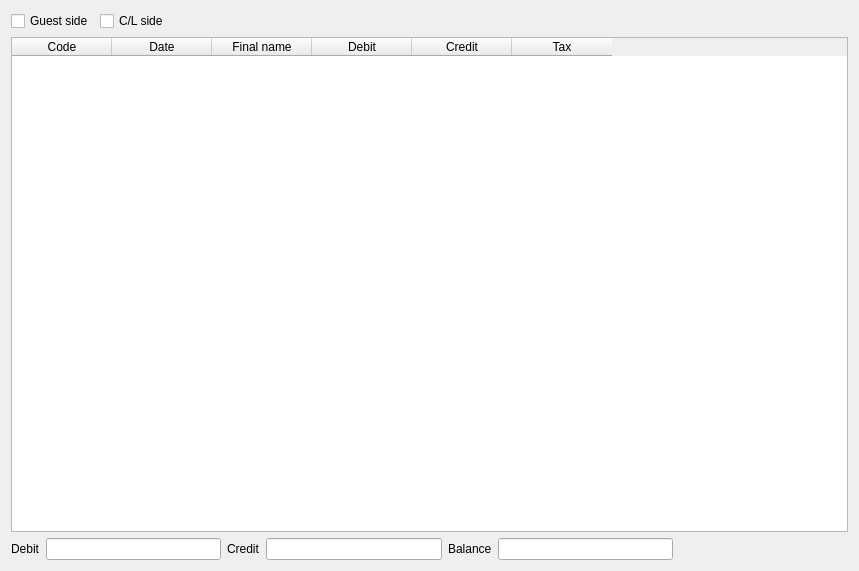
<?xml version="1.0" encoding="UTF-8"?>
<ui version="4.0">
 <class>WQuickCheckoutBalance</class>
 <widget class="QDialog" name="WQuickCheckoutBalance">
  <property name="geometry">
   <rect>
    <x>0</x>
    <y>0</y>
    <width>859</width>
    <height>571</height>
   </rect>
  </property>
  <property name="windowTitle">
   <string>Balance</string>
  </property>
  <layout class="QVBoxLayout" name="verticalLayout">
   <item>
    <widget class="QWidget" name="widget" native="true">
     <layout class="QHBoxLayout" name="horizontalLayout">
      <property name="leftMargin">
       <number>0</number>
      </property>
      <property name="topMargin">
       <number>0</number>
      </property>
      <property name="rightMargin">
       <number>0</number>
      </property>
      <property name="bottomMargin">
       <number>0</number>
      </property>
      <item>
       <widget class="QCheckBox" name="checkBox">
        <property name="text">
         <string>Guest side</string>
        </property>
       </widget>
      </item>
      <item>
       <widget class="QCheckBox" name="checkBox_2">
        <property name="text">
         <string>C/L side</string>
        </property>
       </widget>
      </item>
      <item>
       <spacer name="horizontalSpacer">
        <property name="orientation">
         <enum>Qt::Horizontal</enum>
        </property>
        <property name="sizeHint" stdset="0">
         <size>
          <width>692</width>
          <height>20</height>
         </size>
        </property>
       </spacer>
      </item>
     </layout>
    </widget>
   </item>
   <item>
    <widget class="EQTableWidget" name="tableWidget">
     <property name="selectionMode">
      <enum>QAbstractItemView::SingleSelection</enum>
     </property>
     <property name="selectionBehavior">
      <enum>QAbstractItemView::SelectRows</enum>
     </property>
     <property name="wordWrap">
      <bool>false</bool>
     </property>
     <column>
      <property name="text">
       <string>Code</string>
      </property>
     </column>
     <column>
      <property name="text">
       <string>Date</string>
      </property>
     </column>
     <column>
      <property name="text">
       <string>Final name</string>
      </property>
     </column>
     <column>
      <property name="text">
       <string>Debit</string>
      </property>
     </column>
     <column>
      <property name="text">
       <string>Credit</string>
      </property>
     </column>
     <column>
      <property name="text">
       <string>Tax</string>
      </property>
     </column>
    </widget>
   </item>
   <item>
    <widget class="QWidget" name="widget_2" native="true">
     <layout class="QHBoxLayout" name="horizontalLayout_2">
      <property name="leftMargin">
       <number>0</number>
      </property>
      <property name="topMargin">
       <number>0</number>
      </property>
      <property name="rightMargin">
       <number>0</number>
      </property>
      <property name="bottomMargin">
       <number>0</number>
      </property>
      <item>
       <widget class="QLabel" name="label">
        <property name="text">
         <string>Debit</string>
        </property>
       </widget>
      </item>
      <item>
       <widget class="QLineEdit" name="lineEdit"/>
      </item>
      <item>
       <widget class="QLabel" name="label_2">
        <property name="text">
         <string>Credit</string>
        </property>
       </widget>
      </item>
      <item>
       <widget class="QLineEdit" name="lineEdit_2"/>
      </item>
      <item>
       <widget class="QLabel" name="label_3">
        <property name="text">
         <string>Balance</string>
        </property>
       </widget>
      </item>
      <item>
       <widget class="QLineEdit" name="lineEdit_3"/>
      </item>
      <item>
       <spacer name="horizontalSpacer_2">
        <property name="orientation">
         <enum>Qt::Horizontal</enum>
        </property>
        <property name="sizeHint" stdset="0">
         <size>
          <width>175</width>
          <height>20</height>
         </size>
        </property>
       </spacer>
      </item>
     </layout>
    </widget>
   </item>
  </layout>
 </widget>
 <customwidgets>
  <customwidget>
   <class>EQTableWidget</class>
   <extends>QTableWidget</extends>
   <header location="global">eqtablewidget.h</header>
  </customwidget>
 </customwidgets>
 <resources/>
 <connections/>
</ui>
